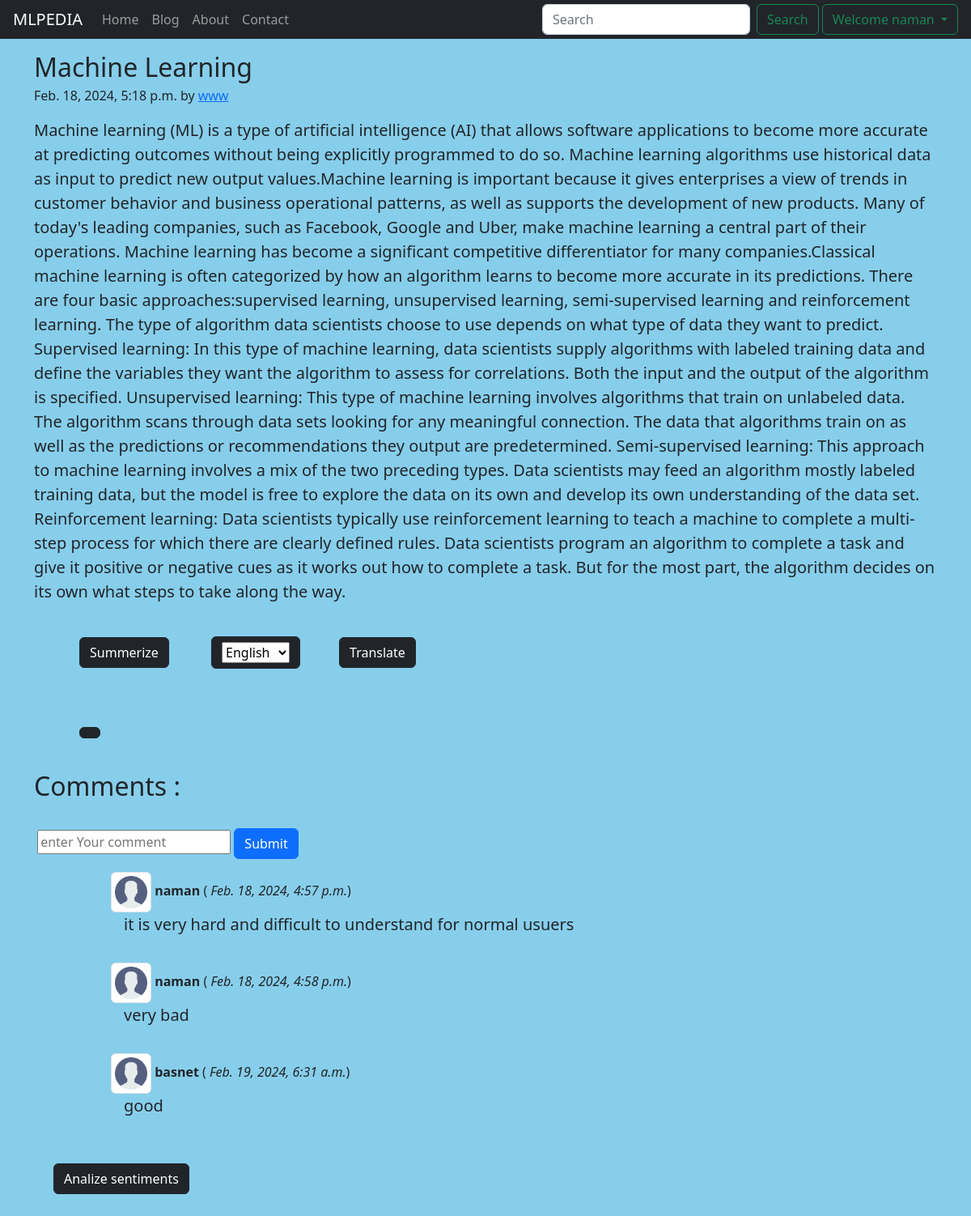
Page /blog/machine_learning (signed in) on the committed database.
### blog/models.py (models this page shows, shortened)
class Postblog(models.Model):
    sno=models.AutoField(primary_key=True)
    title=models.CharField(max_length=50)
    author=models.CharField(max_length=13)
    content=models.TextField()
    slug=models.CharField(max_length=130)
    timeStamp= models.DateTimeField(blank=True)

class BlogComment(models.Model):
    sno= models.AutoField(primary_key=True)
    comment=models.TextField()
    user=models.ForeignKey(User,on_delete=models.CASCADE)
    post=models.ForeignKey(Postblog,on_delete=models.CASCADE)
    parent=models.ForeignKey('self',on_delete=models.CASCADE,null=True)
    timestamp=models.DateTimeField(default=now)

### blog/views.py (the view)
# urls.py: path('<str:slug>', views.blogPost, name='blogPost'),
def blogPost(request,slug):
    post = Postblog.objects.filter(slug=slug).first()
    comments=BlogComment.objects.filter(post=post)
    context={"post":post,"comments":comments }
    return render(request,"blog/blogPost.html",context)

### templates/blog/blogPost.html (shortened to what this page needs)
{% extends 'base.html' %}
{%block blogactive%}active{%endblock blogactive%}
{% block body %}
<div class="container my-3">
  <article class="blog-post">
    <h2 class="blog-post-title mb-1">{{post.title}}</h2>
    <p clss="blog-post-meta ">{{post.timeStamp}} by <a href="#">{{post.author}}</a></p>
    <p id="content" class='blockquote'>{{post.content}} </p>
    <ul>
      <button type="button" id="summer" class="summerize btn btn-dark m-4">Summerize</button>
      <button type="submit" class="btn btn-dark m-4">
        <form method="POST" action="#" id="translate">{% csrf_token %}
          <select id="inputState" name="lang">
            <option selected value="en">English</option>
          </select>
          <button type="submit" class="btn btn-dark m-4">Translate</button>
        </form>
        <button type="button" class="speech btn btn-dark m-4">
        </button>
      </button>
    </ul>
</div>
<section class="container my-2">
  <h2>Comments :</h2>
  <br>
  {% if user.is_authenticated %}
  <form action="/blog/postComment" method="POST">
    <div>
      <input type="text" name="comments" placeholder="enter Your comment">
      <button type="Submit" class="btn btn-primary" value="Submit"> Submit
      </button>
    </div>
  </form>
  {% else %} <h2>You need to Login for comment</h2>
  {% endif %}
  {% for comment in comments %}
  <div>
    <div class="row my-3">
      <div class="col-md-1">
      </div>
      <div class="col-md-11 "><b><img src="/static/img/user.png" class="img-thumbnail" width=50 height=50 alt="user">
          {{comment.user.username }} </b> ( <i>{{comment.timestamp}}</i>)
        <div class='comments blockquote mx-3'>{{ comment.comment }}</div>
      </div>
    </div>
  </div>
  {% endfor %}
  <div class="d-flex justify-content-left ml-20">
    <button type="button" id ="senti" class="btn btn-dark m-4 ">Analize sentiments</button><span style="margin-top: 29px;"><label id="dispsenti" class=""></label></span>
  </div>
</section>
{% endblock body %}

### templates/base.html (shortened to what this page needs)
<!doctype html>
<html lang="en">
<head>
  <link href="https://cdn.jsdelivr.net/npm/bootstrap@5.2.0-beta1/dist/css/bootstrap.min.css" rel="stylesheet"
>
</head>
<body style="background-color:SkyBlue;">
    <nav class="navbar navbar-expand-lg navbar-dark bg-dark p-1">
      <div class="container-fluid">
        <a class="navbar-brand" href="/">MLPEDIA</a>
        <div class="collapse navbar-collapse" id="navbarSupportedContent">
          <ul class="navbar-nav me-auto mb-2 mb-lg-0">
            <li class="nav-item{%block homeactive%}{%endblock homeactive%}">
              <a class="nav-link" aria-current="page" href="/home">Home</a>
            </li>
            <li class="nav-item {%block blogactive%}{%endblock blogactive%}">
              <a class="nav-link" href="/blog">Blog</a>
            <li class="nav-item {%block aboutactive%}{%endblock aboutactive%} ">
              <a class="nav-link " href="/about">About</a>
            </li>
            <li class="nav-item {%block contactactive%}{%endblock contactactive%}">
              <a class="nav-link " href="/contact">Contact</a>
          </ul>
          <form method="get" action="/search" class="d-flex" role="search">
            <input name="search" id="search" class="form-control me-2" type="search" placeholder="Search"
              aria-label="Search">
            <button class="btn btn-outline-success mr-3" type="submit">Search</button>
          </form>
          {%if user.is_authenticated%}:
          <div class="dropdown ">
            <a class="btn btn-outline-success mr-3 dropdown-toggle" href="#" role="button" id="dropdownMenuLink"
              data-bs-toggle="dropdown" aria-expanded="false">Welcome
              {{request.user}}
            </a>
          </div>
          {%endif%}
        </div>
    </nav>
  {% block body %}{% endblock body %}
</body>
</html>

### rows in the picture
Postblog: title "Machine Learning", timeStamp "Feb. 18, 2024, 5:18 p.m.", author "www", content "Machine learning (ML) is a type of artificial intelligence (AI) that allows software applications to become more accurate at predicting outcomes without being explicitly programmed to do so. Machine learning algorithms use historical data as input to predict new output values.Machine learning is important because it gives enterprises a view of trends in customer behavior and business operational patterns, as well as supports the development of new products. Many of today's leading companies, such as Facebook, Google and Uber, make machine learning a central part of their operations. Machine learning has become a significant competitive differentiator for many companies.Classical machine…"
BlogComment: user.username "naman", timestamp "Feb. 18, 2024, 4:57 p.m.", comment "it is very hard and difficult to understand for normal usuers"
BlogComment: user.username "naman", timestamp "Feb. 18, 2024, 4:58 p.m.", comment "very bad"
BlogComment: user.username "basnet", timestamp "Feb. 19, 2024, 6:31 a.m.", comment "good"

### other values in the picture
{{ request.user }} "naman"
